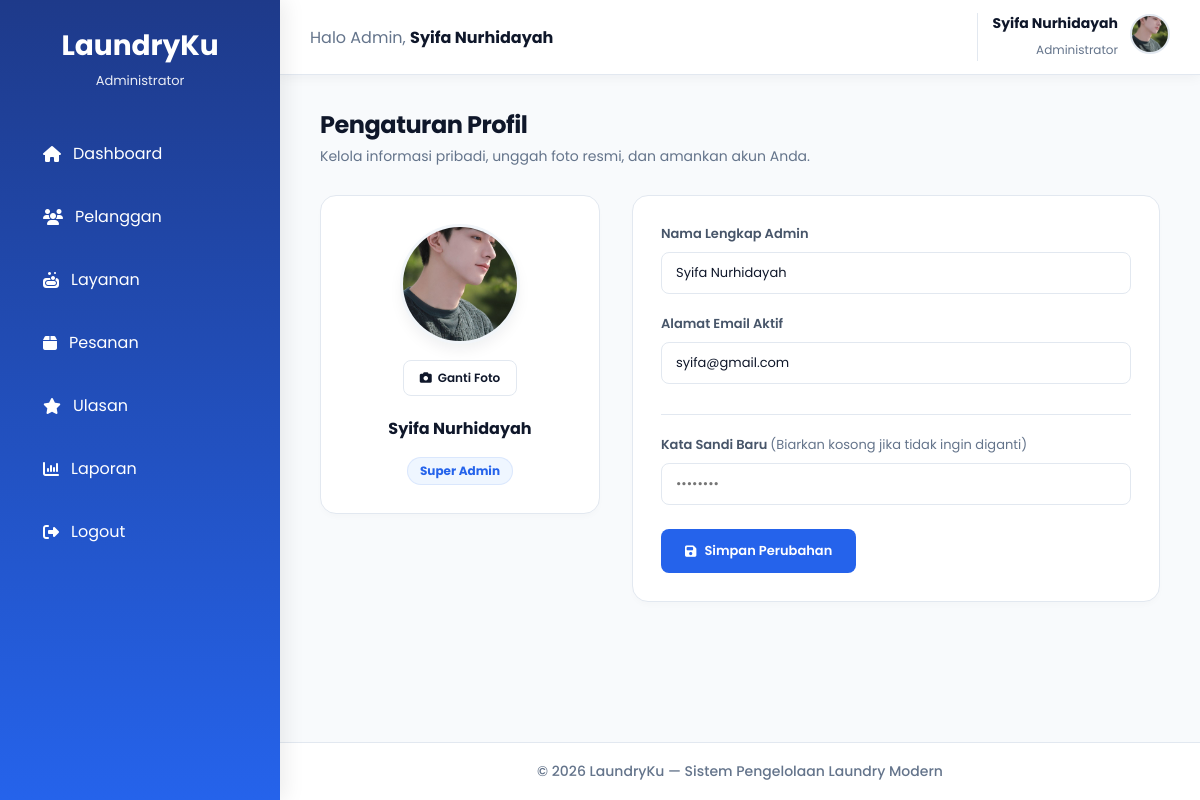
/admin/profil.php (signed in), run on the app's committed database.
### tables this page shows
CREATE TABLE `users` (
  `id` int(11) NOT NULL,
  `nama` varchar(100) DEFAULT NULL,
  `email` varchar(100) DEFAULT NULL,
  `password` varchar(255) DEFAULT NULL,
  `role` enum('admin','user') DEFAULT 'user',
  `created_at` timestamp NOT NULL DEFAULT current_timestamp(),
  `foto` varchar(255) DEFAULT NULL
);

### admin/profil.php (the view, shortened to what this page needs)
<?php
require '../config/koneksi.php';
$id_user = $_SESSION['id'];
$query = mysqli_query($koneksi, "SELECT * FROM users WHERE id = '$id_user'");
$user = mysqli_fetch_assoc($query);
$foto_path = "../assets/img/" . ($user['foto'] ?? '');
if (!empty($user['foto']) && file_exists($foto_path)) {
    $avatar_url = $foto_path;
} else {
    $avatar_url = "https://api.dicebear.com/7.x/initials/svg?seed=" . urlencode($user['nama'] ?? 'Admin') . "&backgroundColor=2563eb,0f172a,3b82f6&fontSize=45&bold=true";
}
?>
<!DOCTYPE html>
<html lang="id">
<head>
    <link rel="stylesheet" href="https://cdnjs.cloudflare.com/ajax/libs/font-awesome/6.5.1/css/all.min.css">
    <link rel="stylesheet" href="../assets/css/stylee.css">
</head>
<body>
<div class="container">
    <?php require '../includes/admin/sidebar.php'; ?>
    <div class="main-content">
        <?php require '../includes/admin/navbar.php'; ?>
        <br>
        <br>
        <br>
        <div class="content-wrapper">
            <div class="page-header">
                <h1 class="page-title">Pengaturan Profil</h1>
                <p class="page-subtitle">Kelola informasi pribadi, unggah foto resmi, dan amankan akun Anda.</p>
            </div>
            <form action="" method="POST" enctype="multipart/form-data">
                <div class="profile-layout">
                    <div class="profile-card avatar-section">
                        <div class="avatar-wrapper">
                            <img id="avatar-preview" src="<?= $avatar_url ?>" alt="Avatar">
                        </div>
                        <div class="upload-btn-wrapper">
                            <button type="button" class="btn-upload-custom">
                                <i class="fa-solid fa-camera"></i> Ganti Foto
                            </button>
                        </div>
                        <h3 id="text-nama-display" style="margin: 4px 0 0 0; font-size: 16px; font-weight: 700;"><?= htmlspecialchars($user['nama'] ?? 'Administrator') ?></h3>
                        <span class="role-badge">Super Admin</span>
                    </div>
                    <div class="profile-card">
                        <div class="form-grid">
                            <div class="form-group form-group-full">
                                <label for="nama">Nama Lengkap Admin</label>
                                <input type="text" name="nama" id="nama" class="form-control" value="<?= htmlspecialchars($user['nama'] ?? '') ?>" required>
                            </div>
                            <div class="form-group form-group-full">
                                <label for="email">Alamat Email Aktif</label>
                                <input type="email" name="email" id="email" class="form-control" value="<?= htmlspecialchars($user['email'] ?? '') ?>" required>
                            </div>
                            <div class="form-group form-group-full" style="margin-top: 10px; border-top: 1px solid var(--border); padding-top: 20px;">
                                <label for="password_baru">Kata Sandi Baru <span style="font-weight: normal; color: var(--text-muted);">(Biarkan kosong jika tidak ingin diganti)</span></label>
                                <input type="password" name="password_baru" id="password_baru" class="form-control" placeholder="••••••••">
                            </div>
                        </div>
                        <button type="submit" name="update_profil" class="btn-save">
                            <i class="fa-solid fa-floppy-disk"></i> Simpan Perubahan
                        </button>
                    </div>
                </div>
            </form>
        </div>
        <?php require '../includes/admin/footer.php'; ?>
    </div>
</div>
</body>
</html>

### includes/admin/navbar.php (shortened to what this page needs)
<?php
if (isset($_SESSION['id'])) {
    include_once __DIR__ . '/../../config/koneksi.php';
    $id_user = $_SESSION['id'];
    $query_nav = mysqli_query($koneksi, "SELECT nama, foto FROM users WHERE id = '$id_user'");
    $data_nav = mysqli_fetch_assoc($query_nav);
    $nama_admin = $data_nav['nama'] ?? $_SESSION['nama'] ?? 'Admin';
    $foto_admin = $data_nav['foto'] ?? '';
} else {
    $nama_admin = $_SESSION['nama'] ?? 'Admin';
    $foto_admin = '';
}
$path_foto_asli = "/TB_LAUNDRY/assets/img/" . $foto_admin;
if (!empty($foto_admin) && file_exists(__DIR__ . '/../../assets/img/' . $foto_admin)) {
    $avatar_navbar = $path_foto_asli;
} else {
    $avatar_navbar = "https://api.dicebear.com/7.x/initials/svg?seed=" . urlencode($nama_admin) . "&backgroundColor=2563eb,0f172a,3b82f6&fontSize=45&bold=true";
}
?>
<div class="topbar">
    <div class="welcome">
        Halo Admin,
        <b><?= htmlspecialchars($nama_admin); ?></b>
    </div>
    <div class="topbar-right">
        <a href="/TB_LAUNDRY/admin/profil.php" class="user-info">
            <div class="user-text">
                <h4><?= htmlspecialchars($nama_admin); ?></h4>
                <span>Administrator</span>
            </div>
            <div class="profile">
                <img src="<?= $avatar_navbar; ?>" alt="profile">
            </div>
        </a>
    </div>
</div>

### assets/css/stylee.css (style rules this page uses)
:root { --primary:#2563eb; --primary-light:#60a5fa; --success:#22c55e; --warning:#f59e0b; --danger:#ef4444; --dark:#0f172a; --gray:#64748b; --light:#f8fafc; --radius:18px; --shadow:0 10px 25px rgba(15,23,42,.08); }
* { margin:0; padding:0; box-sizing:border-box; font-family:'Poppins',sans-serif; }
body { background:#f1f5f9; color:var(--dark); }
.container { display:flex; min-height:100vh; }
.main-content { margin-left:280px; min-height:100vh; display:flex; flex-direction:column; }
.topbar { position:fixed; top:0; left:280px; right:0; height:75px; background:#fff; border-bottom:1px solid #e2e8f0; display:flex; justify-content:space-between; align-items:center; padding:0 30px; z-index:999; box-shadow:0 2px 12px rgba(15,23,42,.05); }
.welcome { font-size:16px; color:#64748b; }
.welcome b { color:#0f172a; }
.topbar-right { display:flex; align-items:center; gap:20px; }
.user-info { display:flex; align-items:center; gap:12px; padding-left:15px; border-left:1px solid #e2e8f0; }
.user-text { text-align:right; }
.user-text h4 { font-size:14px; margin-bottom:2px; }
.user-text span { font-size:12px; color:#64748b; }
.profile img { width:45px; height:45px; border-radius:50%; object-fit:cover; border:3px solid #dbeafe; }

### admin/profil.php (style rules this page uses)
:root { --primary: #0f172a; --accent: #2563eb; --bg-main: #f8fafc; --card-bg: #ffffff; --dark: #0f172a; --border: #e2e8f0; --text-muted: #64748b; --success: #16a34a; --danger: #dc2626; }
body { font-family: 'Plus Jakarta Sans', sans-serif; background-color: var(--bg-main); margin: 0; color: var(--dark); -webkit-font-smoothing: antialiased; }
.container { display: flex; min-height: 100vh; }
.main-content { flex: 1; display: flex; flex-direction: column; background-color: var(--bg-main); }
.content-wrapper { flex: 1; padding: 32px 40px; box-sizing: border-box; }
.page-header { margin-bottom: 28px; }
.page-title { margin: 0 0 4px 0; font-size: 24px; font-weight: 700; letter-spacing: -0.02em; }
.page-subtitle { margin: 0; font-size: 14px; color: var(--text-muted); }
.profile-layout { display: grid; grid-template-columns: 280px 1fr; gap: 32px; align-items: start; }
.profile-card { background: var(--card-bg); border: 1px solid var(--border); border-radius: 16px; padding: 28px; box-shadow: 0 4px 6px -1px rgba(0, 0, 0, 0.02); }
.avatar-section { text-align: center; display: flex; flex-direction: column; align-items: center; gap: 16px; }
.avatar-wrapper { position: relative; width: 120px; height: 120px; border-radius: 50%; border: 3px solid #f1f5f9; box-shadow: 0 8px 16px -4px rgba(15, 23, 42, 0.08); overflow: hidden; background: #e2e8f0; }
.avatar-wrapper img { width: 100%; height: 100%; object-fit: cover; }
.upload-btn-wrapper { position: relative; overflow: hidden; display: inline-block; }
.btn-upload-custom { border: 1px solid var(--border); color: var(--dark); background-color: white; padding: 8px 16px; border-radius: 8px; font-size: 12px; font-weight: 600; cursor: pointer; display: inline-flex; align-items: center; gap: 6px; transition: all 0.2s; }
.role-badge { background: #eff6ff; color: var(--accent); padding: 4px 12px; border-radius: 20px; font-size: 12px; font-weight: 700; border: 1px solid rgba(37, 99, 235, 0.1); }
.form-grid { display: grid; grid-template-columns: 1fr 1fr; gap: 20px; margin-bottom: 24px; }
.form-group-full { grid-column: span 2; }
.form-group label { display: block; font-size: 13px; font-weight: 600; color: #475569; margin-bottom: 8px; }
.form-control { width: 100%; box-sizing: border-box; padding: 10px 14px; font-family: inherit; font-size: 13px; border: 1px solid var(--border); border-radius: 8px; background-color: #ffffff; color: var(--dark); transition: all 0.2s ease; }
.btn-save { display: inline-flex; align-items: center; gap: 8px; background-color: var(--accent); color: #ffffff; border: none; padding: 12px 24px; font-size: 13px; font-weight: 600; border-radius: 8px; cursor: pointer; transition: all 0.2s ease; }

### includes/admin/navbar.php (style rules this page uses)
.topbar-right .user-info { text-decoration: none; color: inherit; display: flex; align-items: center; gap: 12px; cursor: pointer; transition: opacity 0.2s ease; }
.topbar-right .profile img { width: 40px; height: 40px; border-radius: 50%; object-fit: cover; border: 2px solid #e2e8f0; }

### data on the page
users: nama "Syifa Nurhidayah", foto (picture), email "syifa@gmail.com"
